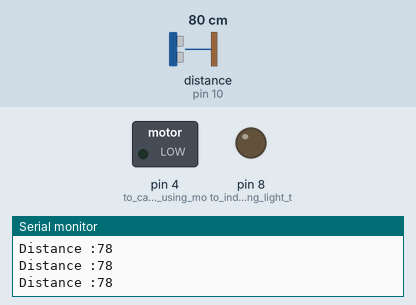
The sketch below on a simulated Arduino Uno, built with avr-gcc and run on an emulated ATmega328P. On the bench: switched loads named in the sketch (green lamp = pin HIGH), output pins drawn as LEDs (lit = HIGH), the last lines printed to the serial monitor. Wiring (inferred from the names in the program): ultrasonic range finder: trigger pin 9; echo pin 10. Inputs (shaded band) come from the test bench; at power-on: distance to the obstacle (sensor on pin 10) 80 cm. The echo pulse lasts 58.3 µs per cm; pins used as bus, display or sensor lines are not drawn.

Above: at 1.2 s.
1.3 s: distance to the obstacle (sensor on pin 10) set to 11 cm
2.8 s: distance to the obstacle (sensor on pin 10) set to 8 cm
At 3.8 s:
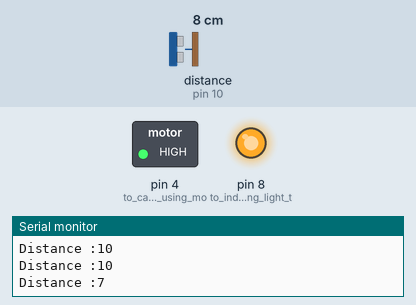
4.4 s: distance to the obstacle (sensor on pin 10) set to 250 cm
At 7.1 s:
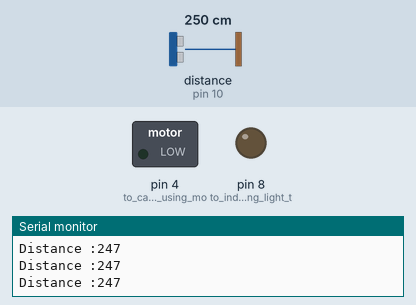
7.4 s: distance to the obstacle (sensor on pin 10) set to 2 cm
At 8.1 s:
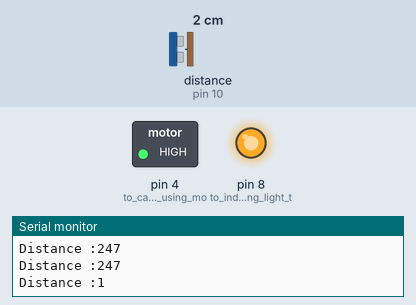
Timing chart, 0 to 10.0 s (numbered marks = the images above; inputs shaded):
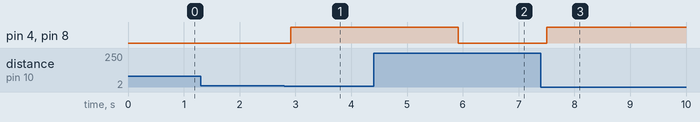

The sketch:

final.ino
```cpp
// define pin number
const int trigPin = 9;
const int echoPin = 10;
long duration;
int distance;

void setup(){
  pinMode(4 , OUTPUT);// to cantrol motor using mosfet as a switch
  pinMode(8 , OUTPUT); // to indicate using light that hand is sanitized
  pinMode(trigPin , OUTPUT);// to ultrasonic sensor
  pinMode(echoPin , INPUT);// to ultrasonic sensor
  Serial.begin(9600);
}

void loop(){
  digitalWrite(trigPin , LOW);
  delayMicroseconds(2);

  digitalWrite(trigPin , HIGH);
  delayMicroseconds(10);
  digitalWrite(trigPin , LOW);

  duration = pulseIn(echoPin , HIGH);

  distance = duration*0.034/2;

  Serial.print("Distance :");
  Serial.println(distance);

  if(distance <= 8){
    delay(100);
    digitalWrite(4 , HIGH);
    digitalWrite(8 , HIGH);
    delay(3000);
    digitalWrite(4 , LOW);
    digitalWrite(8 , LOW);
  }
}
```

Measured:
- the behaviour switches between 10 and 9 cm on distance to the obstacle (sensor on pin 10) (found by bisection; images 0 and 1)
- after the input at 2.8 s, pin 4 (to_cantrol_motor_using_mo), pin 8 (to_indicate_using_light_t): LOW → HIGH after 0.12 s
- after the input at 4.4 s, pin 4 (to_cantrol_motor_using_mo), pin 8 (to_indicate_using_light_t): goes on until 5.9 s, then stays LOW
- after the input at 7.4 s, pin 4 (to_cantrol_motor_using_mo), pin 8 (to_indicate_using_light_t): LOW → HIGH after 0.11 s
